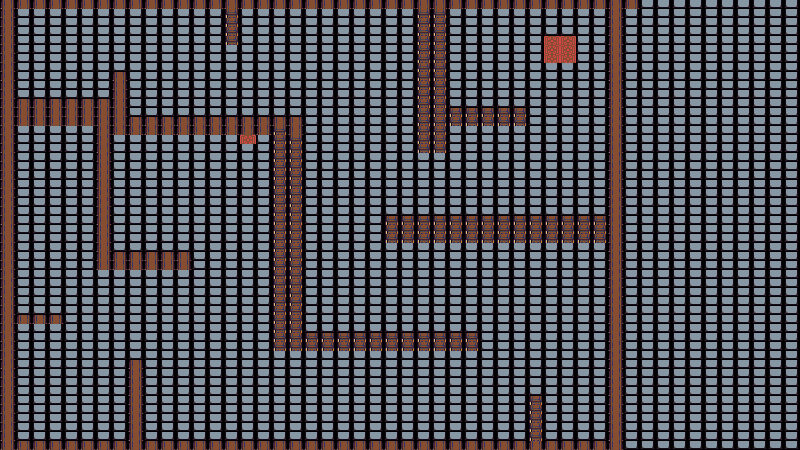

This game map was drawn from its Tiled (.tmx) file and the tilesets committed beside it. A one-line description and the trimmed map source follow:
An orthogonal 50x50 tile map with 16x9 px tiles, 3 tile layers (Backgound 1, wallsDraw, holeDraw) and 22 objects.

<map version="1.0" orientation="orthogonal" renderorder="right-down" width="50" height="50" tilewidth="16" tileheight="9" nextobjectid="23">
 <tileset firstgid="1" name="Decor0" tilewidth="16" tileheight="9" tilecount="312" columns="8">
  <image source="../../Tields/Objects/Decor0.png" width="128" height="352" />
 </tileset>
 <layer name="Backgound 1" width="50" height="50">
  <data>[2500 cells, 2500 non-empty, 2 distinct tile ids]</data>
 </layer>
 <layer name="wallsDraw" width="50" height="50">
  <data>[2500 cells, 423 non-empty, 2 distinct tile ids]</data>
 </layer>
 <layer name="holeDraw" width="50" height="50">
  <data>[2500 cells, 6 non-empty, 1 distinct tile ids]</data>
 </layer>
 <objectgroup name="walls">
  <object id="1" x="2" y="0" width="621" height="11" />
  <object id="2" x="4" y="437" height="2" />
  <object id="3" x="4" y="443" width="618" height="8" />
  <object id="4" x="1" y="12" width="14" height="430" />
  <object id="5" x="610" y="11" width="10" height="432" />
  <object id="6" x="528" y="398" width="16" height="45" />
  <object id="7" x="129" y="360" width="14" height="83" />
  <object id="8" x="15" y="315" width="47" height="11" />
  <object id="9" x="15" y="101" width="96" height="20" />
  <object id="10" x="114" y="74" width="14" height="61" />
  <object id="11" x="97" y="125" width="13" height="148" />
  <object id="12" x="114" y="251" width="73" height="22" />
  <object id="13" x="130" y="113" width="174" height="23" />
  <object id="14" x="273" y="141" width="30" height="212" />
  <object id="15" x="304" y="330" width="174" height="23" />
  <object id="16" x="386" y="216" width="224" height="26" />
  <object id="17" x="414" y="13" width="34" height="137" />
  <object id="18" x="453" y="107" width="73" height="17" />
  <object id="19" x="512" y="12" width="32" height="24" />
  <object id="20" x="226" y="13" width="12" height="32" />
 </objectgroup>
 <objectgroup name="hole">
  <object id="21" x="543" y="38" width="35" height="27" />
  <object id="22" x="597" y="351" />
 </objectgroup>
</map>
